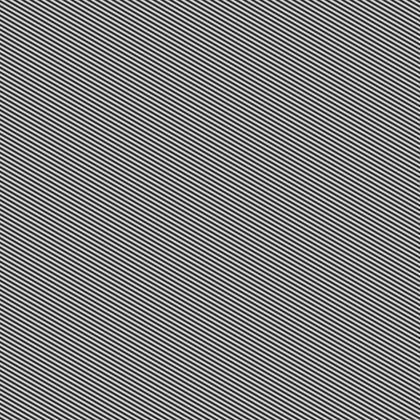
%> input picture 第四部分/分辨率分析测试图/原始图像/分辨率分析测试图(f=0.1,-60°).png, 420 x 420 px, shrunk from 1024 x 1024 before the run
$ octave zongdaimaer.m   (GNU Octave 9; MATLAB toolbox functions it lacks are replaced by stand-ins)
%> lines starting %> are read from the running program, lines starting %| are printed output that depends on the picture; long printed decimals are rounded
clear;
clc;
% 读取图像
% 请确保路径正确
img1 = imread('C:\Users\HUAWEI\Desktop\数值方法大作业资料包\第四部分\分辨率分析测试图\原始图像\分辨率分析测试图(f=0.1,-60°).png');
%> img1 is the input picture: size 420x420 uint8; min 24, max 230, mean 127
img = imread('C:\Users\HUAWEI\Desktop\数值方法大作业资料包\第四部分\分辨率分析测试图\处理图像\分辨率分析测试处理图(f=0.1,-60°).png');
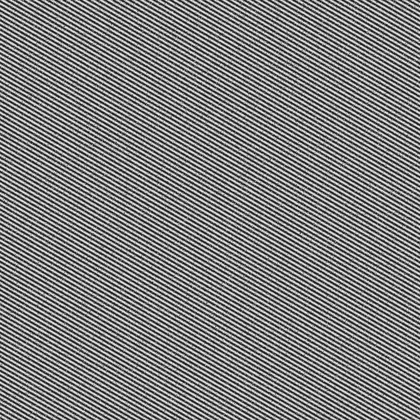
%> input picture 第四部分/分辨率分析测试图/处理图像/分辨率分析测试处理图(f=0.1,-60°).png, 420 x 420 px, shrunk from 1024 x 1024 before the run
%> img is the input picture: size 420x420 uint8; min 3, max 250, mean 127

% 转换为灰度-双精图像
img_grey = convertToGray(img);
original_img = convertToGray(img1);
original_img = double(original_img);
img_grey = double(img_grey);

[m , n] = size(img_grey);
%> m = 420; n = 420
% 参数设置
mu = 300;
lambda = 100;
max_iter = 10000;
tolerance = 1e-4;

% 初始化变量
real_image = img_grey;
real_image_prev = zeros(m, n);
d_xx = zeros(m, n);
d_xy = zeros(m, n);
d_yy = zeros(m, n);
b_xx = zeros(m, n);
b_xy = zeros(m, n);
b_yy = zeros(m, n);

% 【优化2】预分配收敛记录数组，避免动态内存分配
change_list = zeros(max_iter, 1);

% 【优化1】将算子构造和固定项计算移出循环
% 预计算频域算子求解 (只计算一次)
[H_xx, H_yy, H_xy, denom] = setup_frequency_operators(m, n, mu, lambda);
% 预计算图像的FFT以及分子的固定部分
v_img_grey = fft2(img_grey);
numerator_part1 = (mu/lambda) * v_img_grey;

% 迭代优化
tic; % 简单计时
final_iter = 0;
for iter = 1:max_iter
    real_image_prev = real_image;

    % 更新 f(在频域中求解)
    % 注意：这里传入 numerator_part1 稍微修改了一下 update_f 的接口以利用预计算值
    real_image = update_f_optimized(numerator_part1, d_xx, d_xy, d_yy, ...
                         b_xx, b_xy, b_yy, H_xx, H_yy, H_xy, denom);

    % 计算梯度
    [real_image_xx, real_image_yy, real_image_xy] = compute_gradients(real_image, H_xx, H_yy, H_xy);

    % 更新辅助变量 d
    [d_xx, d_yy, d_xy] = update_d(real_image_xx, real_image_yy, real_image_xy, ...
                                 b_xx, b_yy, b_xy, lambda);

    % 更新 Bregman 变量 b
    [b_xx, b_yy, b_xy] = update_b(real_image_xx, real_image_yy, real_image_xy, ...
                                     d_xx, d_yy, d_xy, b_xx, b_yy, b_xy);

    % 检查收敛 (修改了调用方式以适应预分配)
    [converged, relative_change] = check_convergence_val(real_image, real_image_prev, tolerance, iter);

    % 记录误差
    change_list(iter) = relative_change;
    final_iter = iter;
    disp(relative_change);
    if converged
        fprintf('收敛于迭代 %d\n', iter);
        break;
    end
    if mod(iter, 100) == 0
        fprintf('迭代 %d/%d, 相对变化: %.2e\n', iter, max_iter, relative_change);
    end
end
%> this loop made 18 passes
%> (diff_norm in check_convergence_val, g_norm in check_convergence_val, relative_change, converged) on passes 2 to 13: (1970.9, 54229, 0.0363, false), (487.5, 54148.7, 0.009, false), (204.4, 54097.2, 0.00378, false), (127.7, 54106.2, 0.00236, false), (89.84, 54106.9, 0.00166, false), (66.12, 54106.5, 0.00122, false), (49.95, 54106.6, 0.000923, false), (38.4, 54106.6, 0.00071, false), (29.89, 54106.6, 0.000552, false), (23.49, 54106.7, 0.000434, false), (18.59, 54106.7, 0.000344, false), (14.81, 54106.7, 0.000274, false)
%> (converged, relative_change) on pass 1: (false, 1)
%| 1
%| 0.03634
%| 9.0039e-03
%| 3.7786e-03
%| 2.3595e-03
%| 1.6604e-03
%| 1.2220e-03
%| 9.2313e-04
%> (further printed lines are left out)
%> pass 1, in compute_gradients, `f_xy = real(ifft2(H_xy .* f_fft));`:
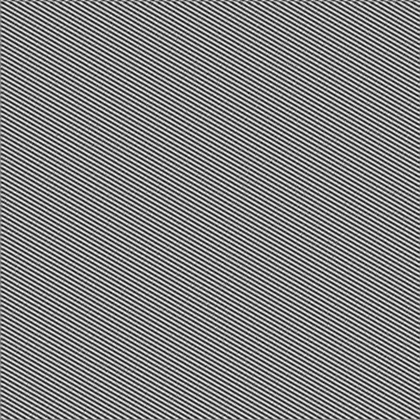
%> f_xy: size 420x420 double; min -39.14, max 37.16, mean 0; drawn with min black and max white
%> after the loop:
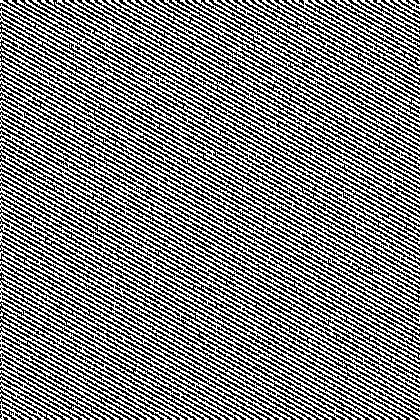
%> b_xx: size 420x420 double; min -0.01, max 0.01, mean 3.6e-06; drawn with min black and max white
%> after the loop:
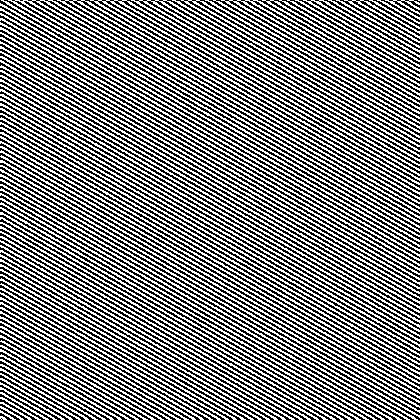
%> b_xy: size 420x420 double; min -0.01, max 0.01, mean -7.68e-07; drawn with min black and max white
%> after the loop:
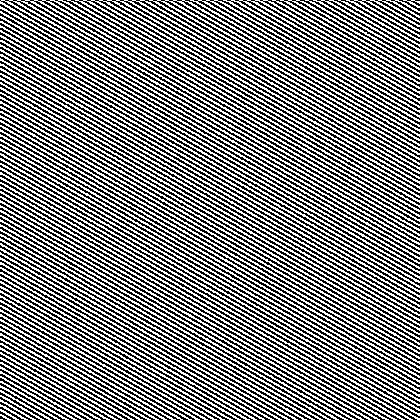
%> b_yy: size 420x420 double; min -0.01, max 0.01, mean 5.77e-06; drawn with min black and max white
toc;

% 截断未使用的 change_list
change_list = change_list(1:final_iter);
%> change_list = 18 values, max 1 at index 1, min 9.31e-05 at index 18, mean 0.0588

% --- 以下保留原本的分析与输出逻辑 ---

% 计算峰值信噪比(PSNR)和结构相似性(SSIM)
psnr_denoised = calculatePSNR(original_img, real_image);
%> in calculatePSNR, `mse = mean((double(original(:)) - double(processed(:))).^2);`: mse = 2677.5
%> in calculatePSNR, `psnr = 10 * log10(255^2 / mse);`: psnr = 13.85
%> psnr_denoised = 13.85
psnr_noisy = calculatePSNR(original_img, img_grey);
%> psnr_noisy = 25.22
ssim_denoised = calculateSSIM(original_img, real_image);
%> in calculateSSIM, `ssim_val = mean(numerator(:)./denominator(:));`: ssim_val = 0.529
%> ssim_denoised = 0.529
ssim_noisy = calculateSSIM(original_img, img_grey);
%> in calculateSSIM (call 2), `denominator = (mu1.^2 + mu2.^2 + C1).*(sigma1_sq + sigma2_sq + C2);`:
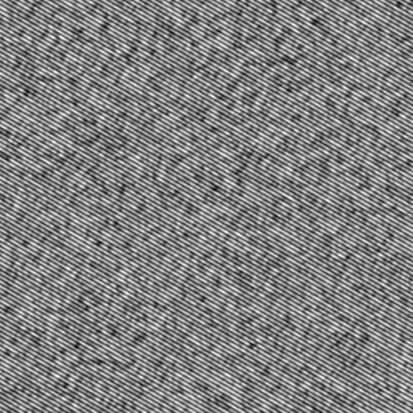
%> denominator: size 413x413 double; min 238378709.4, max 399286021.5, mean 320001631.1; drawn with min black and max white
%> in calculateSSIM (call 2), `ssim_val = mean(numerator(:)./denominator(:));`: ssim_val = 0.981
%> ssim_noisy = 0.981
noise_reduction_percent = (1 - 10^(-(psnr_denoised - psnr_noisy)/10)) * 100;
%> noise_reduction_percent = -1269
ssim_improvement = ssim_denoised - ssim_noisy;
%> ssim_improvement = -0.451

% 输出误差信息
fprintf('噪声图像峰值信噪比(PSNR): %.2f dB\n', psnr_noisy);
%| 噪声图像峰值信噪比(PSNR): 25.22 dB
fprintf('去噪后图像峰值信噪比(PSNR): %.2f dB\n', psnr_denoised);
%| 去噪后图像峰值信噪比(PSNR): 13.85 dB
fprintf('PSNR提升: %.2f dB\n', psnr_denoised - psnr_noisy);
%| PSNR提升: -11.36 dB
fprintf('噪声减少了: %.2f%%\n', noise_reduction_percent);
%| 噪声减少了: -1268.97%
fprintf('噪声图像结构相似性(SSIM): %.4f\n', ssim_noisy);
%| 噪声图像结构相似性(SSIM): 0.9806
fprintf('去噪后图像结构相似性(SSIM): %.4f\n', ssim_denoised);
%| 去噪后图像结构相似性(SSIM): 0.5294
fprintf('SSIM提升: %.4f\n', ssim_improvement);
%| SSIM提升: -0.4512

% 显示结果
figure;
subplot(1,3,1);
imshow(uint8(original_img), []);
title('原始图像');
subplot(1,3,2);
imshow(uint8(img_grey), []);
title(sprintf('噪声图像PSNR: %.2f dB, SSIM: %.4f', psnr_noisy, ssim_noisy));
subplot(1,3,3);
imshow(uint8(real_image), []);
title(sprintf('去噪后图像PSNR: %.2f dB, SSIM: %.4f 噪声减少: %.2f%%', ...
    psnr_denoised, ssim_denoised, noise_reduction_percent));
hold off;

figure;
plot(change_list);
title('收敛曲线');
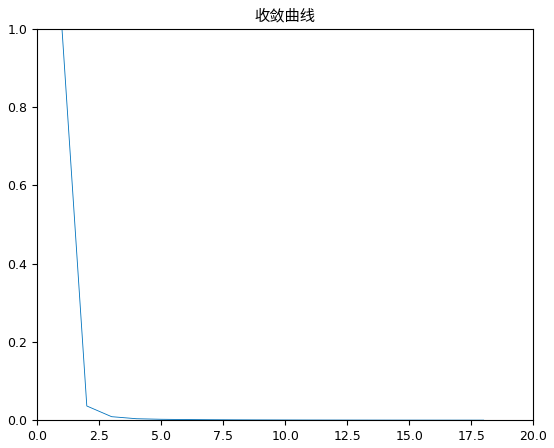
%> figure redrawn from the program's plot data; curve peaks at x = 1, y = 1

% --- 以下为辅助函数 ---

function img_gray = convertToGray(img)
    if size(img, 3) == 3
        img_gray = rgb2gray(img);
    else
        img_gray = img;
    end
end

% 微调了一下输入参数，不再传 mu, lambda，直接传预计算好的第一项
function f_new = update_f_optimized(numerator_part1, d_xx, d_xy, d_yy, b_xx, b_xy, b_yy, ...
                         H_xx, H_yy, H_xy, denom)
    % 计算分子第二项
    term_xx = (H_xx .* fft2(d_xx - b_xx));
    term_yy = (H_yy .* fft2(d_yy - b_yy));
    term_xy = (2 * H_xy .* fft2(d_xy - b_xy));
    B_he_fft = term_xx + term_yy + term_xy;

    % 频域更新
    numerator = numerator_part1 + B_he_fft;
    f_new_fft = numerator ./ denom;

    % 进行傅里叶逆变换并取实部简化表达
    f_new = real(ifft2(f_new_fft));
end

function psnr = calculatePSNR(original, processed)
    mse = mean((double(original(:)) - double(processed(:))).^2);
    if mse == 0
        psnr = Inf;
        return;
    end
    psnr = 10 * log10(255^2 / mse);
end

function ssim_val = calculateSSIM(original, processed)
    K = [0.01 0.03];
    L = 255;
    C1 = (K(1)*L)^2;
    C2 = (K(2)*L)^2;
    mu1 = filter2(fspecial('gaussian', 8, 1.5), original, 'valid');
    mu2 = filter2(fspecial('gaussian', 8, 1.5), processed, 'valid');
    sigma1_sq = filter2(fspecial('gaussian', 8, 1.5), original.^2, 'valid') - mu1.^2;
    sigma2_sq = filter2(fspecial('gaussian', 8, 1.5), processed.^2, 'valid') - mu2.^2;
    sigma12 = filter2(fspecial('gaussian', 8, 1.5), original.*processed, 'valid') - mu1.*mu2;
    numerator = (2*mu1.*mu2 + C1).*(2*sigma12 + C2);
    denominator = (mu1.^2 + mu2.^2 + C1).*(sigma1_sq + sigma2_sq + C2);
    ssim_val = mean(numerator(:)./denominator(:));
end

% 下面的两个函数共同构造三个微分算子 (完全保留原定义)
function [H_xx, H_yy, H_xy, denom] = setup_frequency_operators(m, n, mu, lambda)
    % 三个二阶微分算子的频域表示
    % 基于标准的空间卷积核
    kernel_xx = [0, 0, 0;
                 1, -2, 1;
                 0, 0, 0];
    kernel_yy = [0, 1, 0;
                 0, -2, 0;
                 0, 1, 0];
    kernel_xy = [1,-1;
                -1,1] ;
    % 将卷积核扩展到图像尺寸并求其频域表示
    H_xx = create_frequency_response(kernel_xx, m, n);
    H_yy = create_frequency_response(kernel_yy, m, n);
    H_xy = create_frequency_response(kernel_xy, m, n);
    % 对卷积核作位移 (保留原本的循环实现)
    trans_locate1 = zeros(m,n);
    trans_locate2 = zeros(m,n);
    trans_locate3 = zeros(m,n);
    for i = 1 : m
        for j = 1 : n
            trans_locate1(i,j) = exp(-sqrt(-1)*2*pi*(j-1)/n);
        end
    end
    for i = 1 : m
        for j = 1 : n
            trans_locate2(i,j) = exp(-sqrt(-1)*2*pi*(i-1)/m);
        end
    end
    for i = 1 : m
        for j = 1 : n
            trans_locate3(i,j) = exp(-sqrt(-1)*2*pi*((i-1)/m+(j-1)/n));
        end
    end
    H_xx = H_xx .* trans_locate1;
    H_yy = H_yy .* trans_locate2;
    H_xy = H_xy .* trans_locate3;
    % 求更新f需要的分母
    denom = (mu/lambda) + abs(H_xx).^2 + abs(H_yy).^2 + 4 * abs(H_xy).^2;
end

function H = create_frequency_response(kernel, m, n)
    % 从空间卷积核创建频域响应
    [k_m, k_n] = size(kernel);
    kernel_full = zeros(m, n);
    center_m = floor(m/2) + 1;
    center_n = floor(n/2) + 1;
    start_m = center_m - floor(k_m/2);
    start_n = center_n - floor(k_n/2);
    kernel_full(start_m:start_m+k_m-1, start_n:start_n+k_n-1) = kernel;
    kernel_shifted = ifftshift(kernel_full);
    H = fft2(kernel_shifted);
end

function [f_xx, f_yy, f_xy] = compute_gradients(f, H_xx, H_yy, H_xy)
    f_fft = fft2(f);
    f_xx = real(ifft2(H_xx .* f_fft));
    f_yy = real(ifft2(H_yy .* f_fft));
    f_xy = real(ifft2(H_xy .* f_fft));
end

function [d_xx, d_yy, d_xy] = update_d(f_xx, f_yy, f_xy, b_xx, b_yy, b_xy, lambda)
    u_xx = f_xx + b_xx;
    u_yy = f_yy + b_yy;
    u_xy = f_xy + b_xy;

    d_xx = shrink(u_xx, 1 / lambda);
    d_yy = shrink(u_yy, 1 / lambda);
    d_xy = shrink(u_xy, 1 / lambda);
end

function [b_xx_new, b_yy_new, b_xy_new] = update_b(f_xx, f_yy, f_xy, ...
                                                  d_xx, d_yy, d_xy, ...
                                                  b_xx, b_yy, b_xy)
    b_xx_new = b_xx + (f_xx - d_xx);
    b_yy_new = b_yy + (f_yy - d_yy);
    b_xy_new = b_xy + (f_xy - d_xy);
end

% 修改版 check_convergence，只返回数值和状态，不再修改数组
function [converged, relative_change] = check_convergence_val(g, g_prev, tolerance, iter)
    if iter == 1
        relative_change = 1.0; % 第一次迭代给一个默认大值
        converged = false;
        return;
    end
    diff_norm = norm(g(:) - g_prev(:));
    g_norm = norm(g_prev(:));
    if g_norm > 0
        relative_change = diff_norm / g_norm;
    else
        relative_change = diff_norm;
    end
    converged = (relative_change < tolerance);
end

function y = shrink(x, threshold)
    y = sign(x) .* max(abs(x) - threshold, 0);
end
